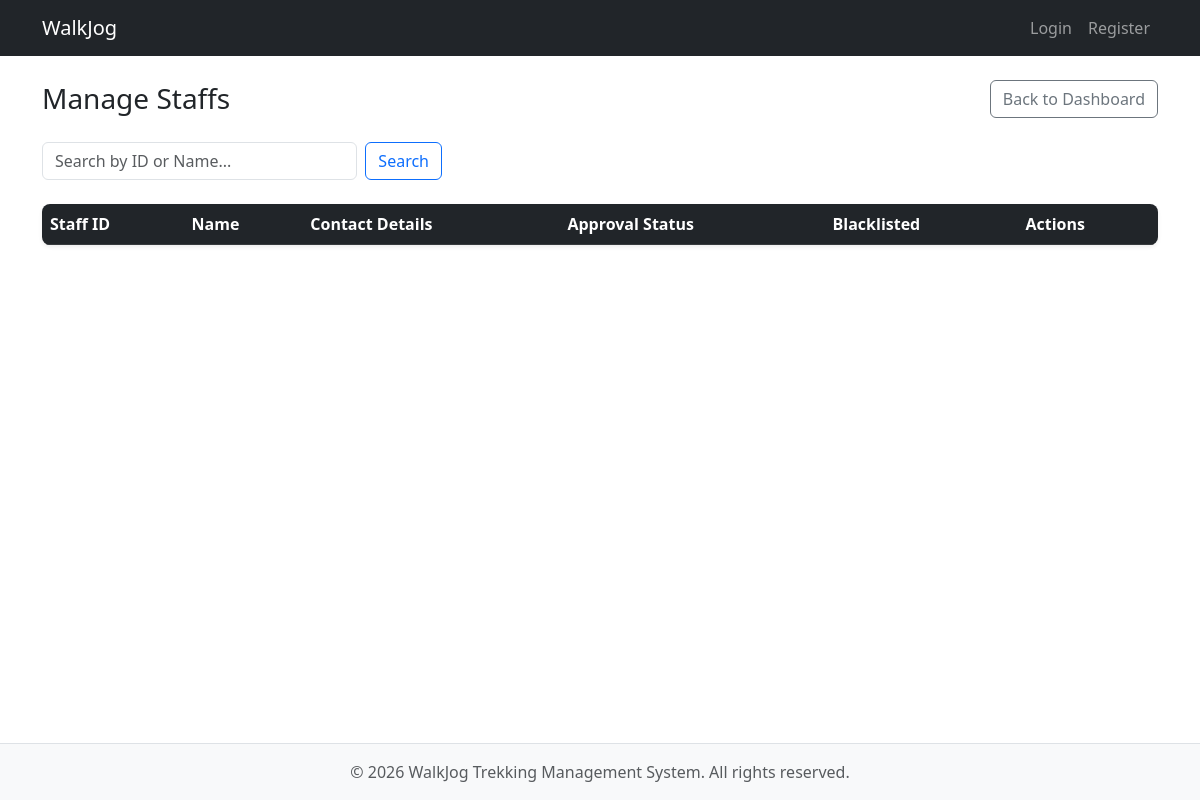
The app's page /admin/staffs, older data.
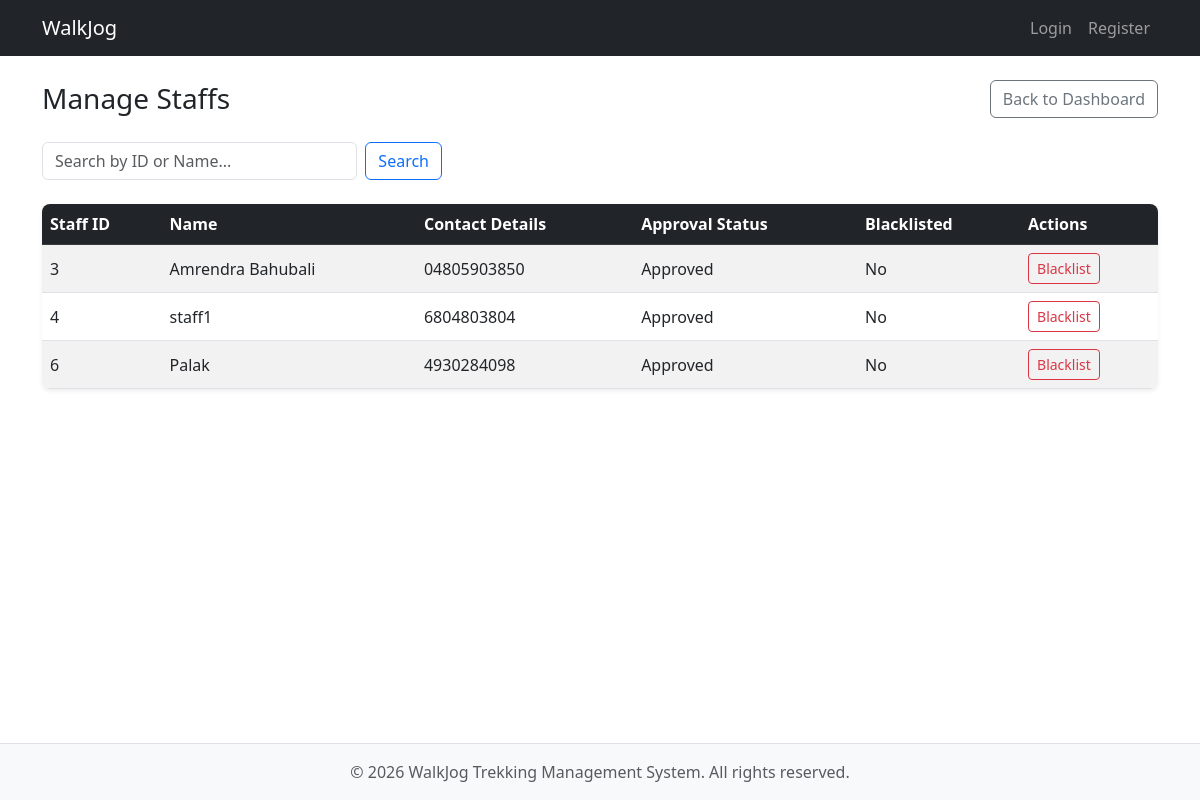
The same page, newer data.
### models.py (models this page shows)
class StaffProfile(db.Model):
    __tablename__ = 'staff_profile'
    staff_id = db.Column(
        db.Integer,
        db.ForeignKey('users.id'),
        primary_key=True,
        nullable=False
    )
    name = db.Column(
        db.String(50),
        unique=True,
        nullable=False
    )
    contact_details = db.Column(
        db.String(15),
        nullable=False
    )
    assigned_treks = db.Column(
        db.String(200),
        nullable=True
    )
    approval_status = db.Column(
        db.String(20),
        default='Pending'
    )
    is_blacklisted = db.Column(
        db.Boolean,
        default=False
    )
    created_at = db.Column(
        db.DateTime,
        default=datetime.now
    )

### app.py (the view)
@app.route('/admin/staffs')
def manage_staffs():
    search_query = request.args.get('search', '')
    if search_query:
        staffs = StaffProfile.query.filter(StaffProfile.name.ilike(f'%{search_query}%') | (StaffProfile.staff_id == search_query if search_query.isdigit() else False)).all()
    else:
        staffs = StaffProfile.query.all()
    return render_template('manage_staffs.html', staffs=staffs)

### templates/manage_staffs.html (shortened to what this page needs)
{% extends "base.html" %}
{% block content %}
<div class="d-flex justify-content-between align-items-center mb-4">
    <h1 class="h3 mb-0">Manage Staffs</h1>
    <a href="/admin/dashboard/admin" class="btn btn-outline-secondary">Back to Dashboard</a>
</div>
<form method="GET" class="d-flex mb-4" style="max-width: 400px;">
    <input class="form-control me-2" type="text" name="search" placeholder="Search by ID or Name..." value="{{ request.args.get('search', '') }}">
    <button class="btn btn-outline-primary" type="submit">Search</button>
</form>
{% set query = request.args.get('search', '').lower() %}
<div class="table-responsive bg-white rounded-3 shadow-sm">
    <table class="table table-hover table-striped mb-0 align-middle">
        <thead class="table-dark">
        <tr>
            <th>Staff ID</th>
            <th>Name</th>
            <th>Contact Details</th>
            <th>Approval Status</th>
            <th>Blacklisted</th>
            <th>Actions</th>
        </tr>
        </thead>
        <tbody>
        {% for staff in staffs %}
        {% if not query or query in staff.name.lower() %}
        <tr>
            <td>{{ staff.staff_id }}</td>
            <td>{{ staff.name }}</td>
            <td>{{ staff.contact_details }}</td>
            <td>{{ staff.approval_status }}</td>
            <td>{{ 'Yes' if staff.is_blacklisted else 'No' }}</td>
            <td>
                {% if not staff.is_blacklisted %}
                <a href="{{ url_for('blacklist_staff', staff_id=staff.staff_id) }}" class="btn btn-sm btn-outline-danger">Blacklist</a>
                {% else %}
                <span class="badge bg-secondary">Blacklisted</span>
                <a href="{{ url_for('unblacklist_staff', staff_id=staff.staff_id) }}" class="btn btn-sm btn-outline-success ms-1">Unblacklist</a>
                {% endif %}
            </td>
        </tr>
        {% endif %}
        {% endfor %}
        </tbody>
    </table>
</div>
{% endblock %}

Row changes from the older to the newer data that the page shows:
added StaffProfile: staff_id "3", name "Amrendra Bahubali", contact_details "04805903850", approval_status "Approved", is_blacklisted "No"
added StaffProfile: staff_id "4", name "staff1", contact_details "6804803804", approval_status "Approved", is_blacklisted "No"
added StaffProfile: staff_id "6", name "Palak", contact_details "4930284098", approval_status "Approved", is_blacklisted "No"
